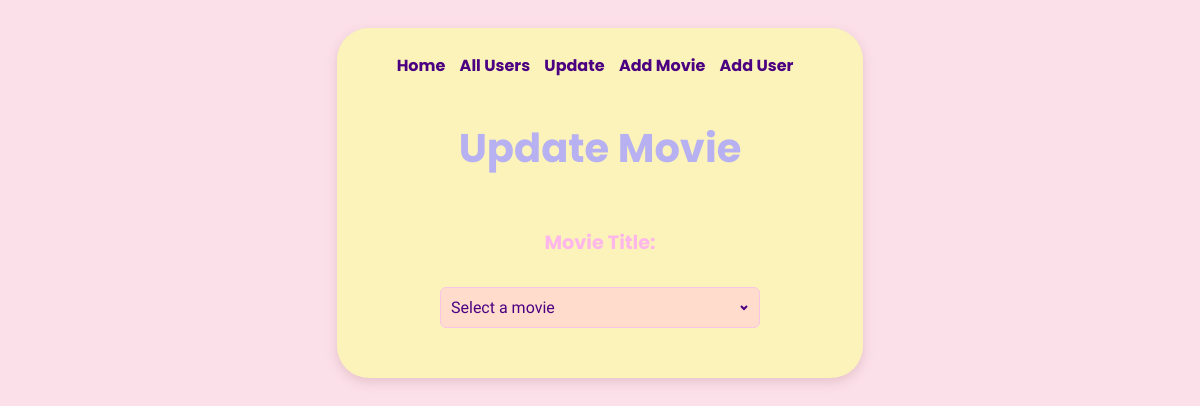
Before: /update_movie?movie_id_select=2 with the older database file.
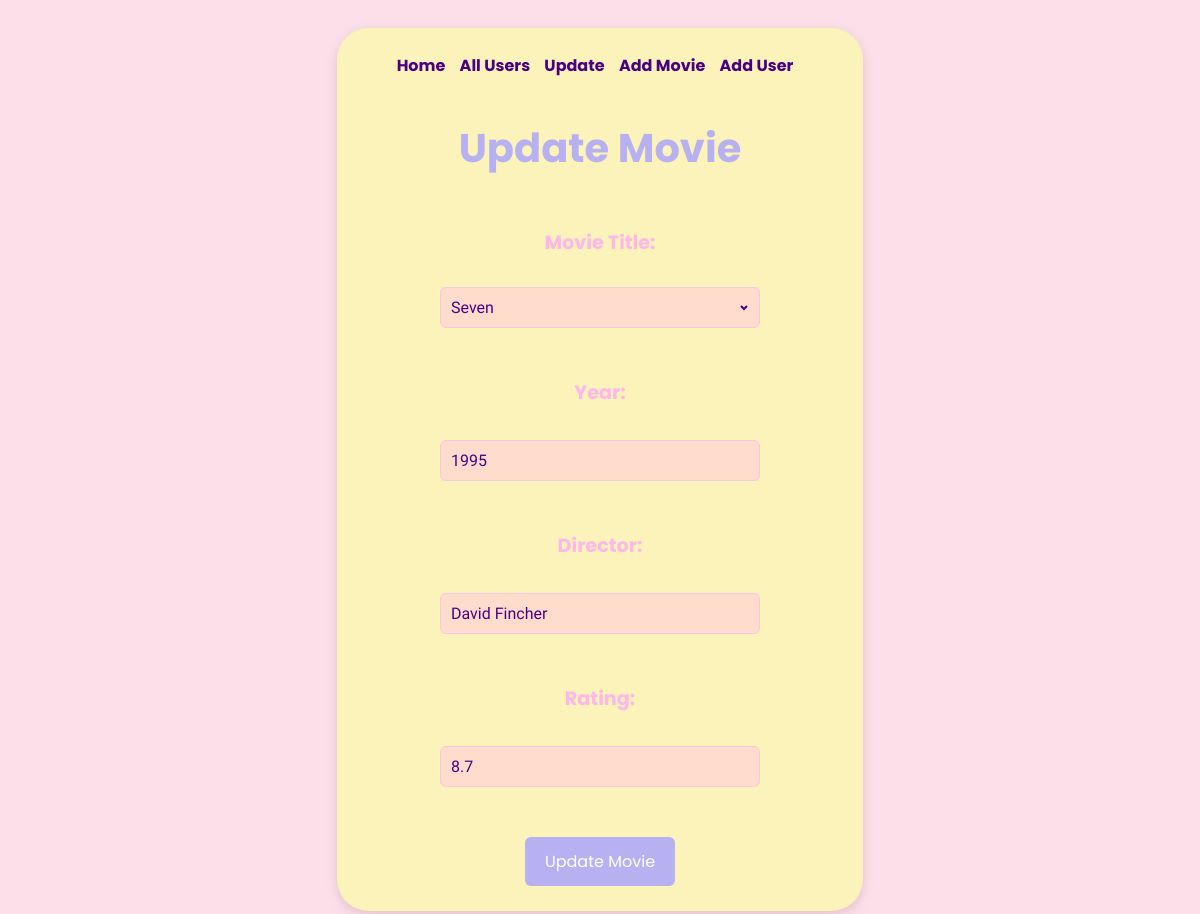
After: the same page with the newer database file.
### datamanager/data_models.py (models this page shows, shortened)
class Movie(db.Model):
    __tablename__ = "movies"
    id = Column(Integer, primary_key=True, autoincrement=True)
    name = Column(String)
    director = Column(String)
    year = Column(Integer)
    rating = Column(Float)
    user_movies = db.relationship('UserMovie', backref='movie', lazy=True)

### app.py (the view)
@app.route('/update_movie', methods=['GET'])
def get_selected_movie_information():
    selected_movie = None
    all_movies = data_models.Movie.query.all()
    movie_id = request.args.get('movie_id_select')
    if movie_id is not None:
        selected_movie = data_models.Movie.query.filter_by(id=movie_id).first()
    return render_template('update_movie.html', movies=all_movies, selected_movie=selected_movie)

### templates/update_movie.html (shortened to what this page needs)
<!DOCTYPE html>
<html lang="en">
<head>
    <link rel="stylesheet" href="/static/styles.css">
</head>
<body>
<main>
    <nav>
        <a class="nav_element" href="/">Home</a>
        <a class="nav_element" href="/users">All Users</a>
        <a class="nav_element" href="/update_movie">Update</a>
        <a class="nav_element" href="/add_movie">Add Movie</a>
        <a class="nav_element" href="/add_user">Add User</a>
    </nav>
    <h1>Update Movie</h1>
    <form action="/update_movie" method="GET" id="select_menu_form_id">
        <label for="title">Movie Title:</label>
        <div class="dropdown">
            <select id="title" name="movie_id_select" onchange="document.getElementById('select_menu_form_id').submit()"
                    required>
                <option value="">Select a movie</option>
                {% for movie in movies %}
                <option value="{{ movie.id }}" {% if movie== selected_movie %}selected{% endif %}>{{ movie.name }}
                </option>
                {% endfor %}
            </select>
        </div>
    </form>
    {% if selected_movie %}
    <form action="/update_movie" method="POST" id="update_movie_form_id"><br>
        <label for="year">Year:</label><br>
        <input type="number" id="year" name="year" value="{{ selected_movie.year }}" required><br><br>
        <label for="director">Director:</label><br>
        <input type="text" id="director" name="director" value="{{ selected_movie.director }}" required><br><br>
        <label for="rating">Rating:</label><br>
        <input type="number" id="rating" name="rating" step="0.1" min="0" max="10" value="{{ selected_movie.rating }}"
               required><br><br>
        <button type="submit">Update Movie</button>
        {% endif %}
    </form>
</main>
</body>
</html>

Changed rows visible on the page:
added Movie: year "1995", director "David Fincher", rating "8.7"
Other visible differences:
form field movie_id_select: "Select a movie" → "Seven"
text now shown: "Year: Director: Rating: Update Movie"
